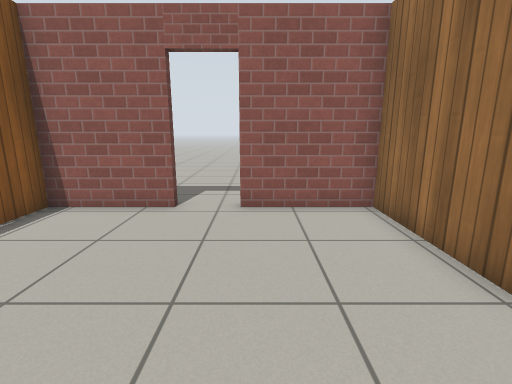
[1] (above)

24 first-person views from a walk through a Gazebo world. The camera is 1 m above the floor, tilts 12° down and sees 85° across. The floor is counted in squares, 0.5 m on a side. Each view is taken from the middle of a square. On the plan, view 1 faces up. The plan holds only what a view shows up to about 17 squares ahead; the rest is blank. The place goes on beyond the plan. Robots are left out. Simple patterns stand in for the simulator's built-in surfaces. Simple shapes stand in for some stock models.

[2]
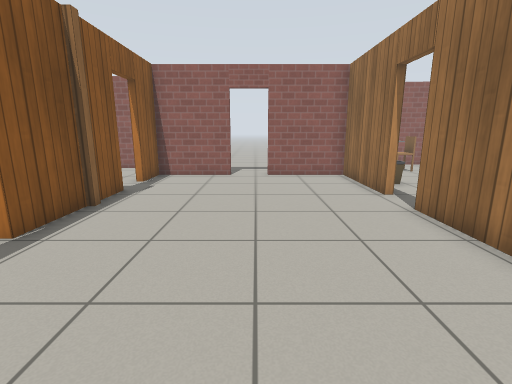

[3]
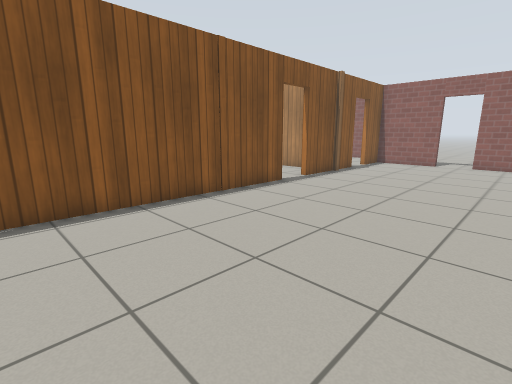

[4]
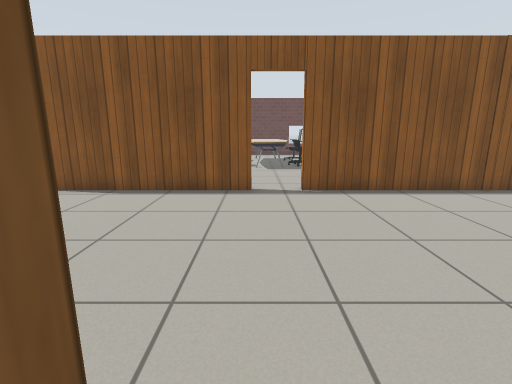

[5]
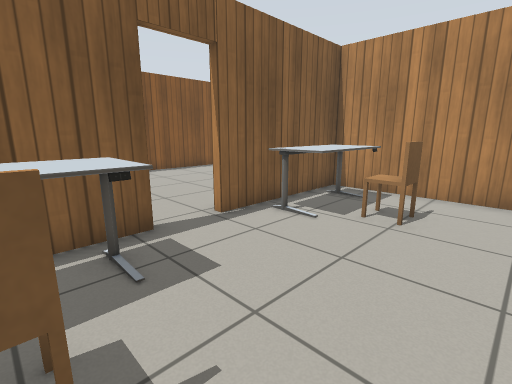

[6]
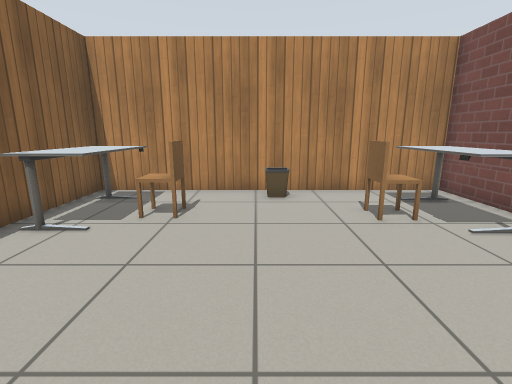

[7]
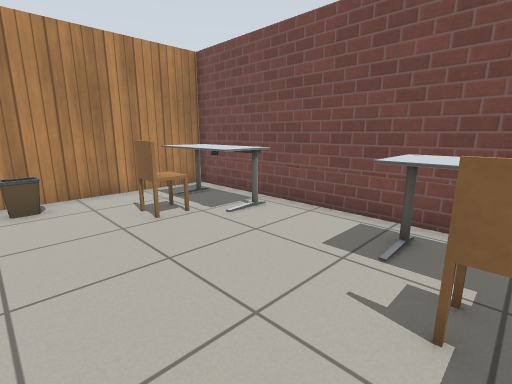

[8]
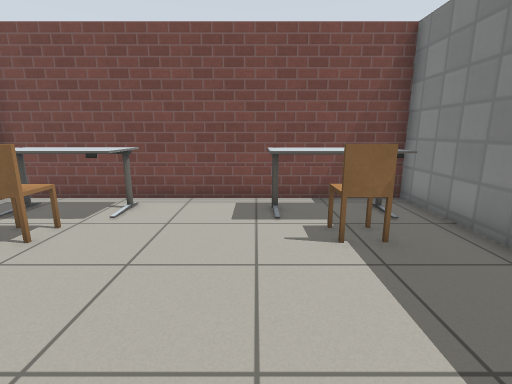

[9]
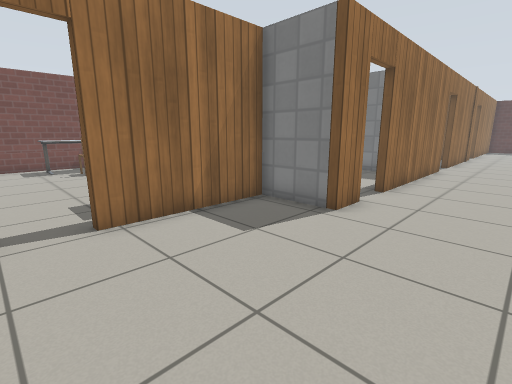

[10]
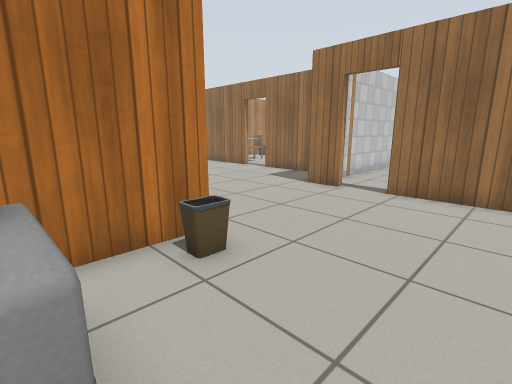

[11]
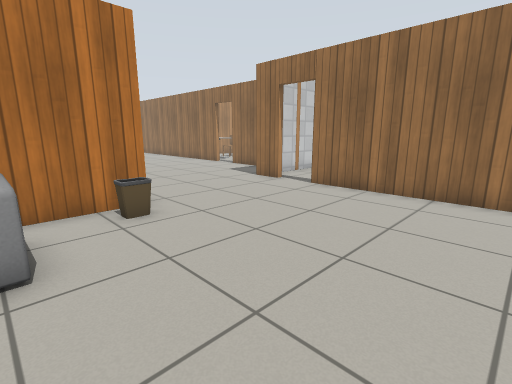

[12]
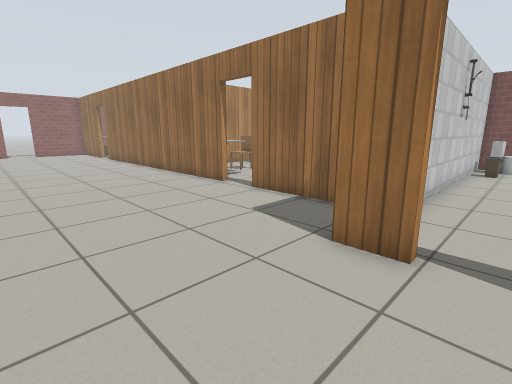

[13]
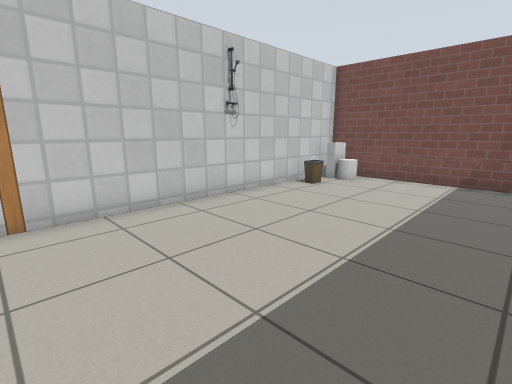

[14]
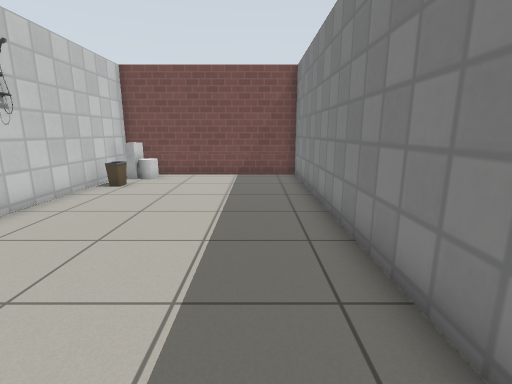

[15]
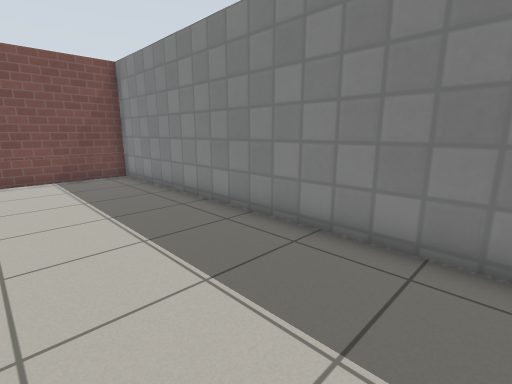

[16]
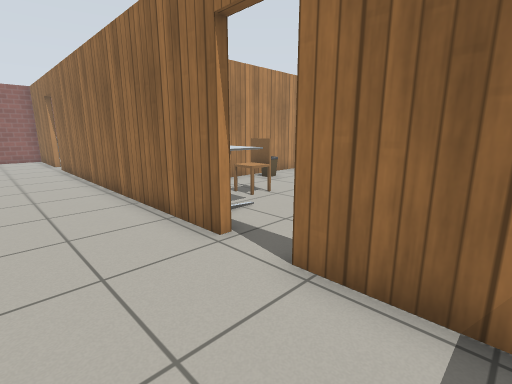

[17]
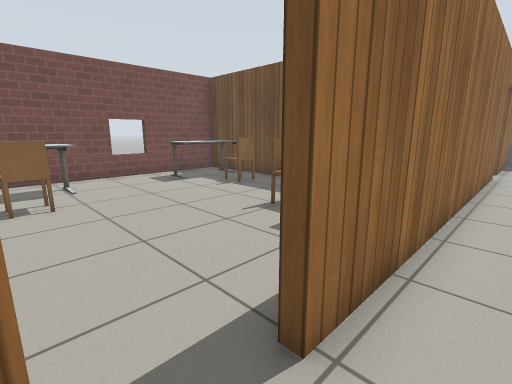

[18]
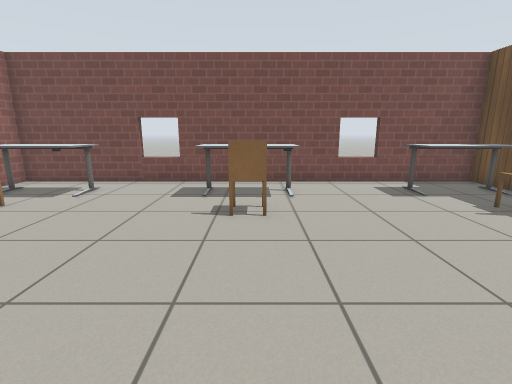

[19]
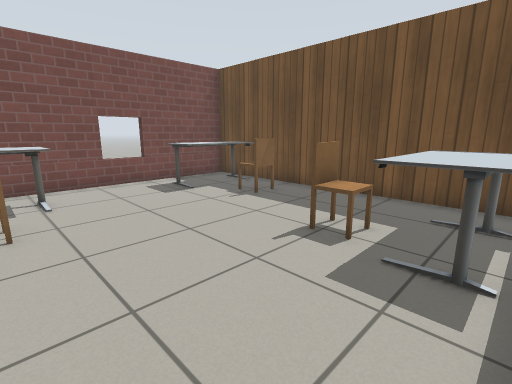

[20]
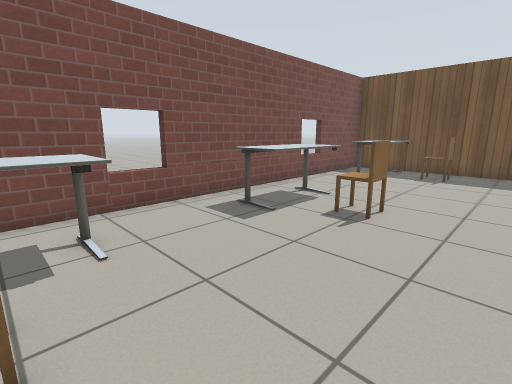

[21]
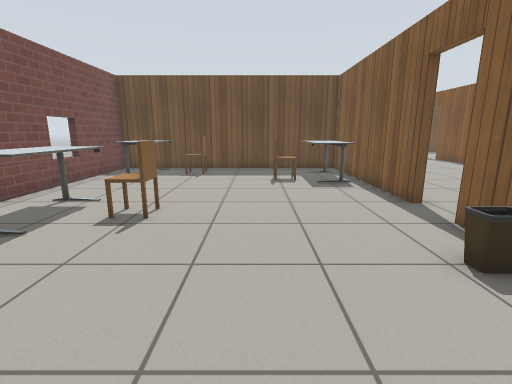

[22]
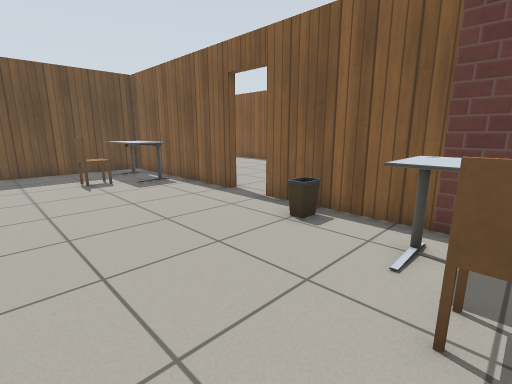

[23]
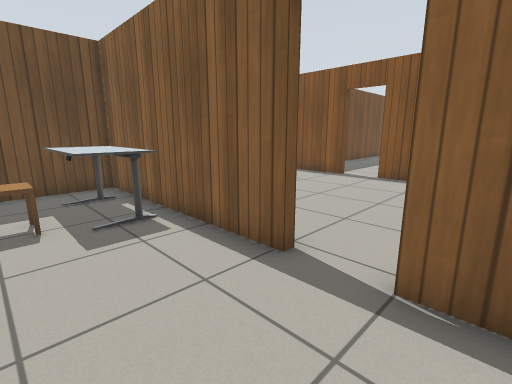

[24]
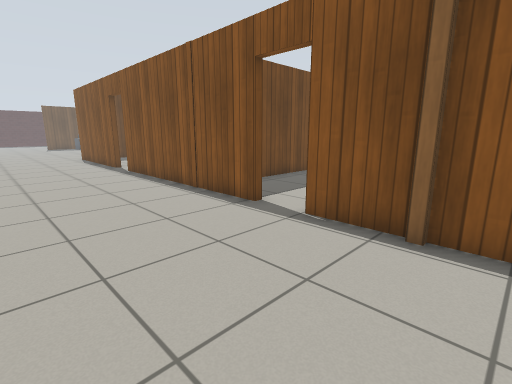

### Floor plan
Points are (right, up) in squares from view 1. A wall is a line through its corners. A room is listed if a view was taken in it or the views show most of it. See-through windows are left out.
Room 1 (views 1, 2, 3, 9, 10, 11, 12, 16, 17, 24)
walls: (-5.7, -14.1) (-5.7, -21.3) (-8.9, -21.3); (3.2, -12.8) (3.2, 1.2); (0.5, -20.9) (0.5, -19.5) (3.2, -19.5) (3.2, -14.6); (-5.7, -2.6) (-5.7, -12.4); (-5.7, 1.5) (-5.7, -1); (-5.5, 1.9) (-5.5, 1.4); (3.2, 3) (3.2, 7.4) (-0.5, 7.4); (-5.7, 3.8) (-5.7, 1.8); (0.5, -29.5) (0.5, -22.6); (-2.1, 7.4) (-5.7, 7.4) (-5.7, 5.4)
ways out: open door at (3, -13.5) to room 2; open door at (1, -21.5) to room 3; open door at (3, 2.5) to room 4; open door at (-6, -13.5); open door at (-6, -1.5); open door at (-6, 4.5); open door at (-1.3, 7.7)
objects: sofa (-9, -25) to (-9, -22); bin (-7, -22) to (-6, -22)
Room 2 (views 4, 5, 6, 7, 8)
walls: (3.5, -14.6) (3.5, -16.9); (11.6, -19.5) (15.5, -19.5) (15.5, -7.3) (3.5, -7.3); (3.5, -7) (3.5, -12.8)
ways out: open door at (3, -13.5) to room 1
objects: table (4, -17) to (6, -15); table (4, -12) to (6, -9); chair (6, -18) to (7, -17); chair (6, -11) to (7, -10); bin (9, -8) to (10, -8); chair (12, -17) to (13, -17); chair (12, -11) to (13, -10); table (13, -18) to (15, -15); table (13, -12) to (15, -9)
Room 3 (views 13, 14, 15)
walls: (2, -27.9) (15.5, -27.9) (15.5, -19.8) (2, -19.8)
ways out: open door at (1, -21.5) to room 1
objects: bin (12, -21) to (13, -21); toilet (14, -21) to (15, -21)
Room 4 (views 18, 19, 20, 21, 22, 23)
walls: (3.5, 1.2) (3.5, -7) (15.5, -7) (15.5, 9.5); (3.5, 8.8) (3.5, 3)
ways out: open door at (3, 2.5) to room 1
objects: table (4, -5) to (6, -2); bin (4, 5) to (5, 5); table (5, 8) to (6, 9); chair (6, -4) to (7, -3); chair (6, 9) to (7, 9); chair (11, -5); chair (11, 2) to (11, 3); chair (11, 9) to (12, 9); table (12, 1) to (14, 4); table (12, 8) to (14, 9); table (13, -6) to (14, -3)

Where each view was taken, in squares from view 1:
view 1: 0 up, 0 right, facing up
view 2: 6 down, 1 left, facing up
view 3: 12 down, 2 right, facing up-left
view 4: 14 down, 4 right, facing left
view 5: 17 down, 9 right, facing up-left
view 6: 17 down, 9 right, facing up
view 7: 17 down, 9 right, facing up-right
view 8: 15 down, 7 right, facing right
view 9: 13 down, 3 left, facing down-right
view 10: 26 down, 9 left, facing up-right
view 11: 29 down, 9 left, facing up-right
view 12: 22 down, 4 left, facing up-right
view 13: 27 down, 3 right, facing up-right
view 14: 26 down, 2 right, facing right
view 15: 23 down, 2 right, facing down-right
view 16: 17 down, 0 right, facing up-right
view 17: 3 up, 2 right, facing down-right
view 18: 2 up, 4 right, facing right
view 19: 2 up, 4 right, facing down-right
view 20: 9 up, 8 right, facing down-right
view 21: 9 up, 8 right, facing down
view 22: 9 up, 10 right, facing down-left
view 23: 4 up, 7 right, facing down-left
view 24: 3 up, 0 right, facing down-left
